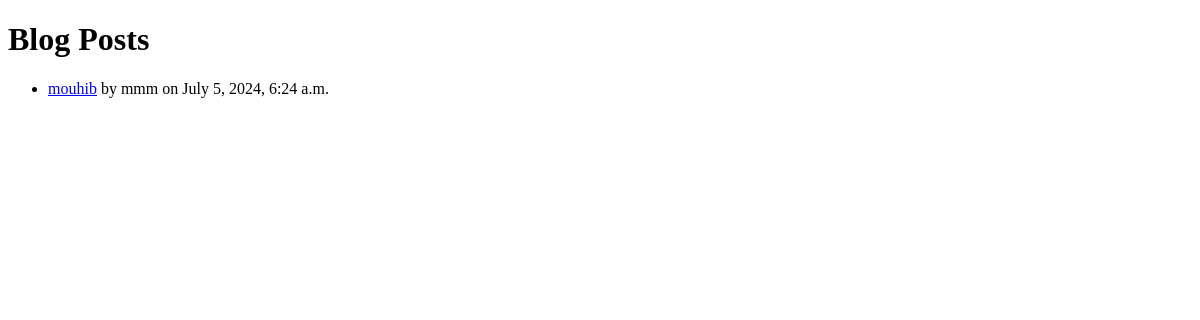
/posts, run on an earlier commit of the app's database.
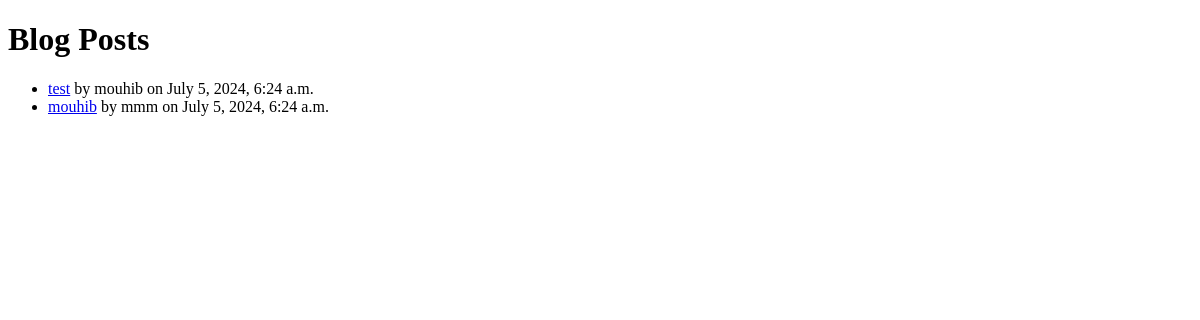
And on a later commit of the database.
### blogApp/models.py (models this page shows, shortened)
class Post(models.Model):
    STATUS_CHOICES = (
        ('published', 'Published'),
        ('draft', 'Draft'),
    )
    title = models.CharField(max_length=200)
    content = models.TextField()
    author = models.CharField(max_length=200)
    published_date = models.DateTimeField(auto_now_add=True)
    status = models.CharField(max_length=10, choices=STATUS_CHOICES)

### blogApp/views.py (the view)
# urls.py: path('posts', views.posts_list, name='posts_list'),
def posts_list(request):
    posts = Post.objects.filter(status='published').order_by('-published_date')
    return render(request, 'post_list.html', {'posts': posts})

### blogApp/templates/post_list.html (shortened to what this page needs)
<!DOCTYPE html>
<html>
<head>
</head>
<body>
    <h1>Blog Posts</h1>
    <ul>
        {% for post in posts %}
            <li>
                <a href="{% url 'post_detail' post.pk %}">{{ post.title }}</a>
                by {{ post.author }} on {{ post.published_date }}
            </li>
        {% endfor %}
    </ul>
</body>
</html>

What changed in the data, as far as the page shows it:
added Post: title "test", author "mouhib", published_date "July 5, 2024, 6:24 a.m."
